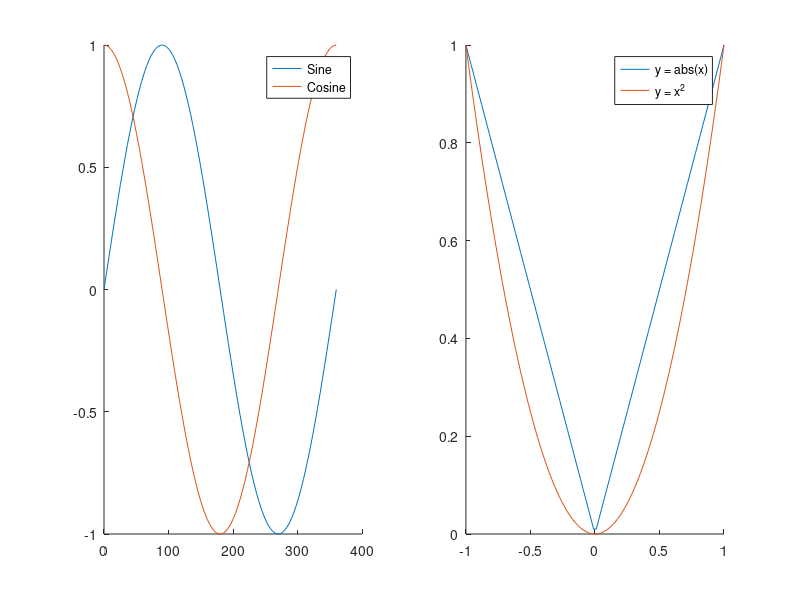
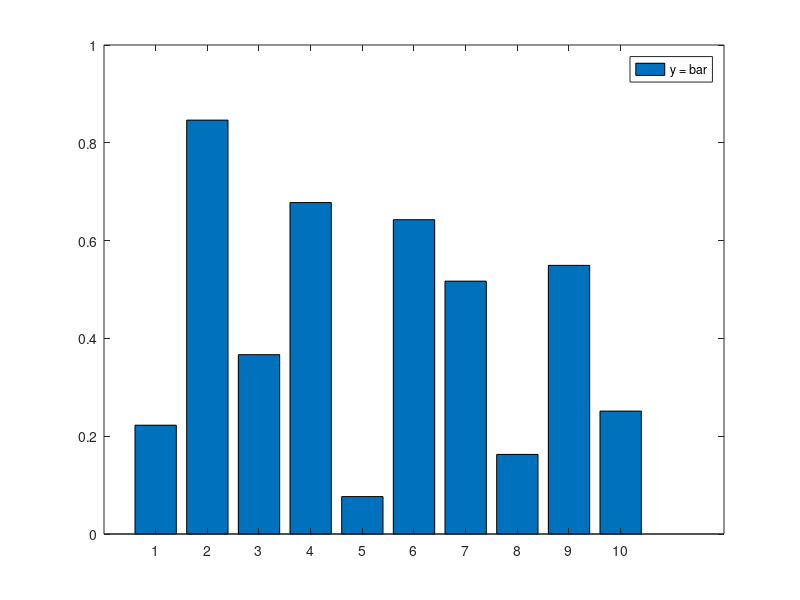

Reproduce these figures in MATLAB, in order. (Note: this script raises an error after producing the figures.)
%
% Using Graphic Objects
%
% Reference: Attaway Chapter 11.1, 11.2
%

clear all
close all
clc

% Let's create a complex figure with multiple plots in it. Let's also take
% handles from apporpriate commands.

h_fig_1 = figure(1);

h_sub_plot_1 = subplot(1,2,1);
hold on
theta = linspace(0, 360);
h_sin_plot = plot(theta, sind(theta));
h_cos_plot = plot(theta, cosd(theta));
h_legend_1 = legend('Sine', 'Cosine');

h_sub_plot_2 = subplot(1,2,2);
hold on
x = linspace(-1, 1);
h_abs_plot = plot(x, abs(x));
h_parabola_plot = plot(x, x.^2);
h_legend_2 = legend('y = abs(x)', 'y = x^2');

% Let's create a second figure of a bar chart
h_fig_2 = figure(2);

t = 1:10;
y = rand(1, 10);
h_bar = bar(1:10, rand(1,10));
h_legend_fig_2 = legend('y = bar');


% Now, let's see how these graphic objects are situated in the 
% graphic tree structure.

% Use the groot to get access to the root of the tree structure.
graphicRoot = groot;

% Let's see the properties of the graphic root object
disp(graphicRoot)

% Let's see the children of the graphic root
disp(graphicRoot.Children) % we got 2 figure objects there

disp(graphicRoot.Children(1)) 

% Note how figure names are change in the title bar by the statements
h_fig_1.Name = 'My Multi-plot Figure';
set(h_fig_2, 'Name', 'My Bar Chart'); % Here is how to use the set function to change a property

% Note that the following produces the same result as disp(graphicRoot.Children(1)) 
disp(graphicRoot.Children(1)) 
disp(h_fig_1)


% Similarly, let's compare the second child of the graphic root with
% h_fig_2. Note that both of them refer to the same figure.
disp(graphicRoot.Children(2)) 
disp(h_fig_2)


% Let's see the children of the first child of graphic root
disp(h_fig_1.Children)
disp(h_fig_1.Children(2))

% get all properties and do some futher manipulations
get(h_fig_1.Children(2)) 
h_fig_1.Children(2).get


% Let's manipulate some further properties
disp(h_sub_plot_1)
disp(h_sub_plot_1.XLabel)
h_sub_plot_1.XLabel.String = 'Angle in Degrees';
set(h_sub_plot_1.YLabel, 'String', 'Function Value f(x)');


% Let's edit some properties of the sine and cosine line graphs
disp(h_sin_plot)
h_sin_plot.LineWidth = 2.5;
h_cos_plot.LineWidth = 2.5;
h_cos_plot.LineStyle = '--';

% Let's do the same operations to the absolute graph, but using the
% functional form of the set function
set(h_abs_plot, 'LineWidth', 2.5)
set(h_abs_plot, 'LineStyle', '--')

% Let's do these operations to the parabolic graph, but using the
% object-oriented way of calling the set function using the "dot" operator
h_parabola_plot.set('LineWidth', 2.5)
h_parabola_plot.set('LineStyle', ':')

% gca and gcf: these built in functions tell you what the current axes and
% the current figure are, respectively
gca
gcf

clf(gcf) % clears the current figure

